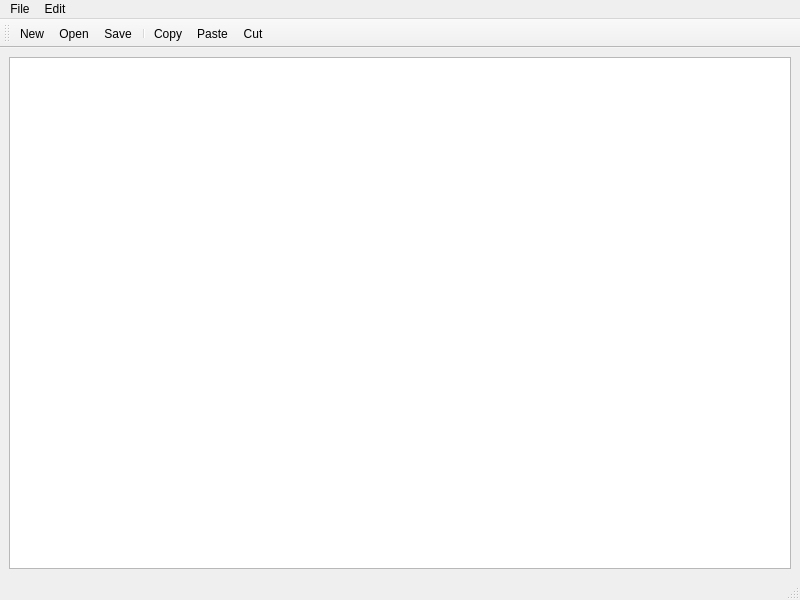
<?xml version="1.0" encoding="UTF-8"?>
<ui version="4.0">
 <class>MainWindow</class>
 <widget class="QMainWindow" name="MainWindow">
  <property name="geometry">
   <rect>
    <x>0</x>
    <y>0</y>
    <width>800</width>
    <height>600</height>
   </rect>
  </property>
  <property name="windowTitle">
   <string>MainWindow</string>
  </property>
  <widget class="QWidget" name="centralwidget">
   <layout class="QVBoxLayout" name="verticalLayout">
    <item>
     <widget class="QPlainTextEdit" name="plainTextEdit"/>
    </item>
   </layout>
  </widget>
  <widget class="QMenuBar" name="menubar">
   <property name="geometry">
    <rect>
     <x>0</x>
     <y>0</y>
     <width>800</width>
     <height>22</height>
    </rect>
   </property>
   <widget class="QMenu" name="menuFile">
    <property name="title">
     <string>File</string>
    </property>
    <addaction name="actionNew"/>
    <addaction name="actionOpen"/>
    <addaction name="actionSave"/>
   </widget>
   <widget class="QMenu" name="menuEdit">
    <property name="title">
     <string>Edit</string>
    </property>
    <addaction name="actionCopy"/>
    <addaction name="actionPaste"/>
    <addaction name="actionCut"/>
    <addaction name="actionSelect_All"/>
   </widget>
   <addaction name="menuFile"/>
   <addaction name="menuEdit"/>
  </widget>
  <widget class="QStatusBar" name="statusbar"/>
  <widget class="QToolBar" name="toolBar">
   <property name="windowTitle">
    <string>toolBar</string>
   </property>
   <attribute name="toolBarArea">
    <enum>TopToolBarArea</enum>
   </attribute>
   <attribute name="toolBarBreak">
    <bool>false</bool>
   </attribute>
   <addaction name="actionNew"/>
   <addaction name="actionOpen"/>
   <addaction name="actionSave"/>
   <addaction name="separator"/>
   <addaction name="actionCopy"/>
   <addaction name="actionPaste"/>
   <addaction name="actionCut"/>
  </widget>
  <action name="actionNew">
   <property name="text">
    <string>New</string>
   </property>
  </action>
  <action name="actionOpen">
   <property name="text">
    <string>Open</string>
   </property>
  </action>
  <action name="actionSave">
   <property name="text">
    <string>Save</string>
   </property>
  </action>
  <action name="actionCopy">
   <property name="text">
    <string>Copy</string>
   </property>
  </action>
  <action name="actionPaste">
   <property name="text">
    <string>Paste</string>
   </property>
  </action>
  <action name="actionCut">
   <property name="text">
    <string>Cut</string>
   </property>
  </action>
  <action name="actionSelect_All">
   <property name="text">
    <string>Select All</string>
   </property>
  </action>
 </widget>
 <resources/>
 <connections/>
</ui>
